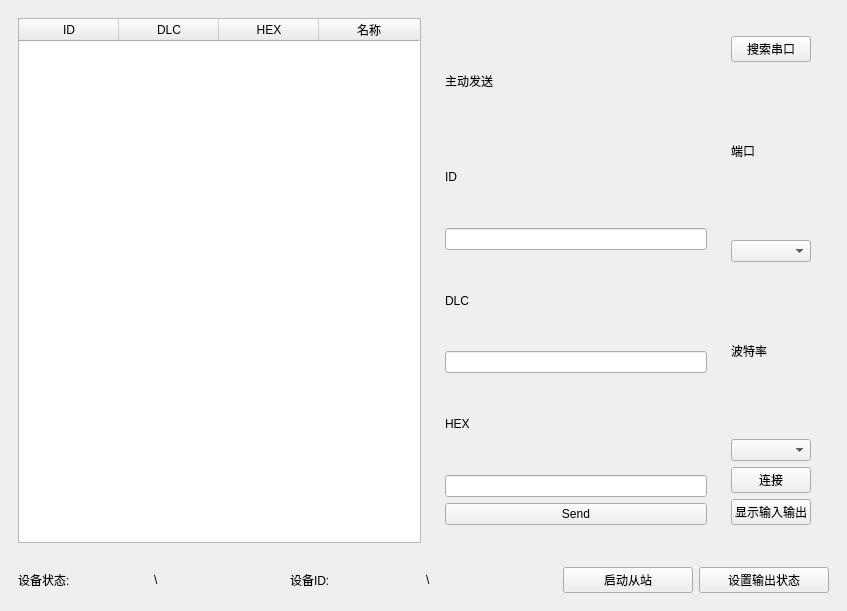
<?xml version="1.0" encoding="UTF-8"?>
<ui version="4.0">
 <class>MainWindow</class>
 <widget class="QMainWindow" name="MainWindow">
  <property name="geometry">
   <rect>
    <x>0</x>
    <y>0</y>
    <width>847</width>
    <height>611</height>
   </rect>
  </property>
  <property name="windowTitle">
   <string>MainWindow</string>
  </property>
  <property name="windowIcon">
   <iconset resource="res.qrc">
    <normaloff>:/Image/院徽.png</normaloff>:/Image/院徽.png</iconset>
  </property>
  <widget class="QWidget" name="centralwidget">
   <layout class="QVBoxLayout" name="verticalLayout_4">
    <item>
     <widget class="QWidget" name="widget_8" native="true">
      <layout class="QHBoxLayout" name="horizontalLayout_5">
       <item>
        <widget class="QTableWidget" name="tableWidget">
         <property name="focusPolicy">
          <enum>Qt::NoFocus</enum>
         </property>
         <column>
          <property name="text">
           <string>ID</string>
          </property>
         </column>
         <column>
          <property name="text">
           <string>DLC</string>
          </property>
         </column>
         <column>
          <property name="text">
           <string>HEX</string>
          </property>
         </column>
         <column>
          <property name="text">
           <string>名称</string>
          </property>
         </column>
        </widget>
       </item>
       <item>
        <widget class="QWidget" name="widget_3" native="true">
         <layout class="QHBoxLayout" name="horizontalLayout">
          <item>
           <widget class="QWidget" name="widget_2" native="true">
            <layout class="QVBoxLayout" name="verticalLayout_2">
             <item>
              <widget class="QLabel" name="label">
               <property name="text">
                <string>主动发送</string>
               </property>
              </widget>
             </item>
             <item>
              <widget class="QLabel" name="label_7">
               <property name="text">
                <string>ID</string>
               </property>
              </widget>
             </item>
             <item>
              <widget class="QLineEdit" name="lineEdit_2"/>
             </item>
             <item>
              <widget class="QLabel" name="label_8">
               <property name="text">
                <string>DLC</string>
               </property>
              </widget>
             </item>
             <item>
              <widget class="QLineEdit" name="lineEdit_3"/>
             </item>
             <item>
              <widget class="QLabel" name="label_9">
               <property name="text">
                <string>HEX</string>
               </property>
              </widget>
             </item>
             <item>
              <widget class="QLineEdit" name="lineEdit"/>
             </item>
             <item>
              <widget class="QPushButton" name="writeButton">
               <property name="text">
                <string>Send</string>
               </property>
               <property name="icon">
                <iconset resource="res.qrc">
                 <normaloff>:/Image/send.png</normaloff>:/Image/send.png</iconset>
               </property>
              </widget>
             </item>
            </layout>
           </widget>
          </item>
          <item>
           <widget class="QWidget" name="widget" native="true">
            <layout class="QVBoxLayout" name="verticalLayout">
             <item>
              <widget class="QPushButton" name="findPortButton">
               <property name="text">
                <string>搜索串口</string>
               </property>
               <property name="icon">
                <iconset resource="res.qrc">
                 <normaloff>:/Image/search.png</normaloff>:/Image/search.png</iconset>
               </property>
              </widget>
             </item>
             <item>
              <widget class="QLabel" name="label_5">
               <property name="sizePolicy">
                <sizepolicy hsizetype="Minimum" vsizetype="Minimum">
                 <horstretch>0</horstretch>
                 <verstretch>0</verstretch>
                </sizepolicy>
               </property>
               <property name="text">
                <string>端口</string>
               </property>
              </widget>
             </item>
             <item>
              <widget class="QComboBox" name="serialPortComboBox"/>
             </item>
             <item>
              <widget class="QLabel" name="label_6">
               <property name="sizePolicy">
                <sizepolicy hsizetype="Preferred" vsizetype="Minimum">
                 <horstretch>0</horstretch>
                 <verstretch>0</verstretch>
                </sizepolicy>
               </property>
               <property name="text">
                <string>波特率</string>
               </property>
              </widget>
             </item>
             <item>
              <widget class="QComboBox" name="baudComboBox"/>
             </item>
             <item>
              <widget class="QPushButton" name="connectPushButton">
               <property name="text">
                <string>连接</string>
               </property>
               <property name="icon">
                <iconset resource="res.qrc">
                 <normaloff>:/Image/connect.png</normaloff>:/Image/connect.png</iconset>
               </property>
              </widget>
             </item>
             <item>
              <widget class="QPushButton" name="show">
               <property name="text">
                <string>显示输入输出</string>
               </property>
               <property name="icon">
                <iconset resource="res.qrc">
                 <normaloff>:/Image/status.png</normaloff>:/Image/status.png</iconset>
               </property>
              </widget>
             </item>
            </layout>
           </widget>
          </item>
         </layout>
        </widget>
       </item>
      </layout>
     </widget>
    </item>
    <item>
     <widget class="QWidget" name="widget_7" native="true">
      <layout class="QHBoxLayout" name="horizontalLayout_4">
       <item>
        <widget class="QLabel" name="label_10">
         <property name="text">
          <string>设备状态:</string>
         </property>
        </widget>
       </item>
       <item>
        <widget class="QLabel" name="label_4">
         <property name="text">
          <string>\</string>
         </property>
        </widget>
       </item>
       <item>
        <widget class="QLabel" name="label_3">
         <property name="text">
          <string>设备ID:</string>
         </property>
        </widget>
       </item>
       <item>
        <widget class="QLabel" name="label_2">
         <property name="text">
          <string>\</string>
         </property>
        </widget>
       </item>
       <item>
        <widget class="QPushButton" name="pushButton_22">
         <property name="text">
          <string>启动从站</string>
         </property>
         <property name="icon">
          <iconset resource="res.qrc">
           <normaloff>:/Image/act.png</normaloff>:/Image/act.png</iconset>
         </property>
        </widget>
       </item>
       <item>
        <widget class="QPushButton" name="pushButton_21">
         <property name="text">
          <string>设置输出状态</string>
         </property>
         <property name="icon">
          <iconset resource="res.qrc">
           <normaloff>:/Image/set.png</normaloff>:/Image/set.png</iconset>
         </property>
        </widget>
       </item>
      </layout>
     </widget>
    </item>
   </layout>
  </widget>
 </widget>
 <resources>
  <include location="res.qrc"/>
 </resources>
 <connections/>
</ui>
